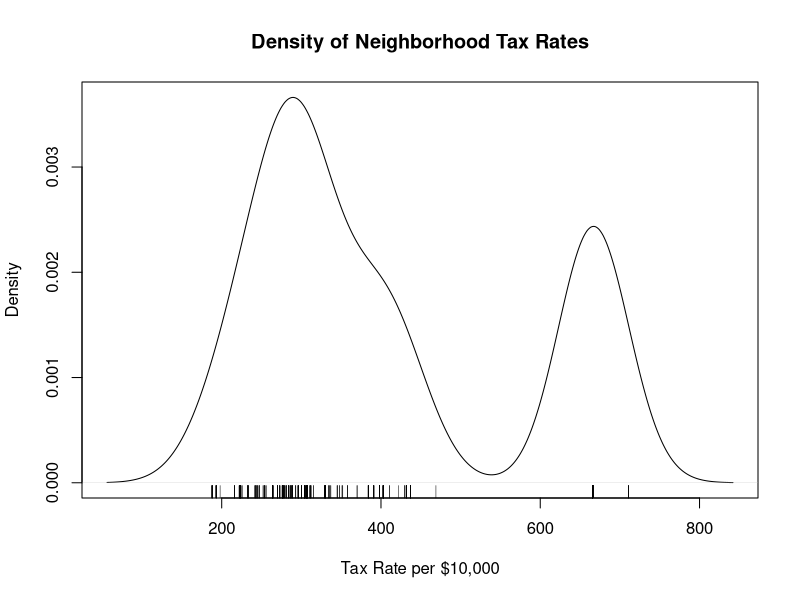
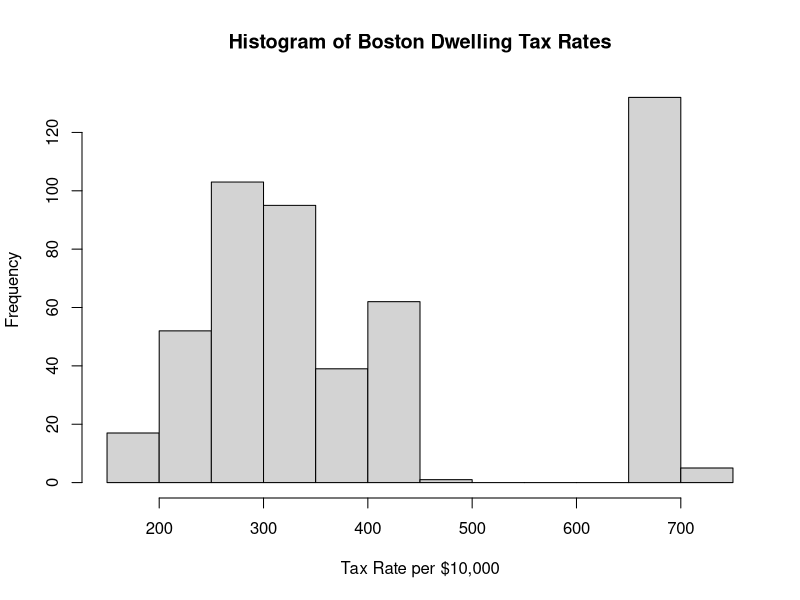
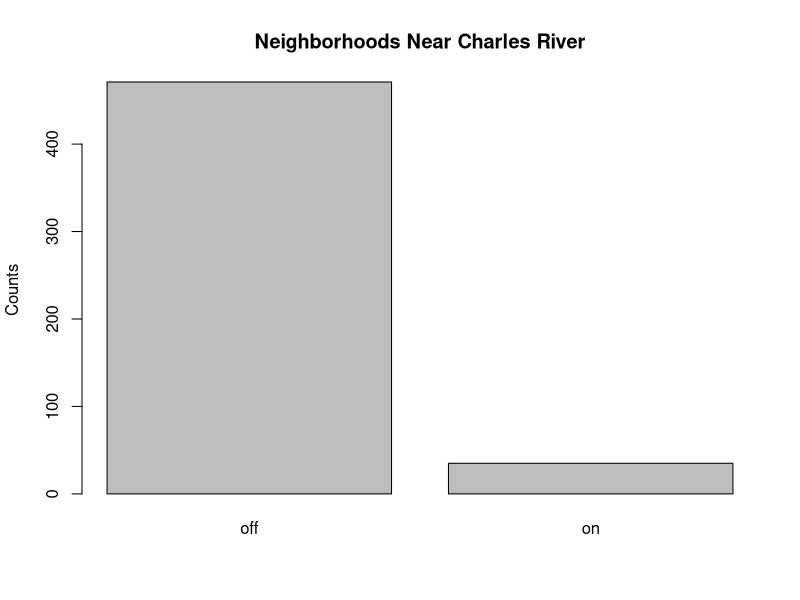
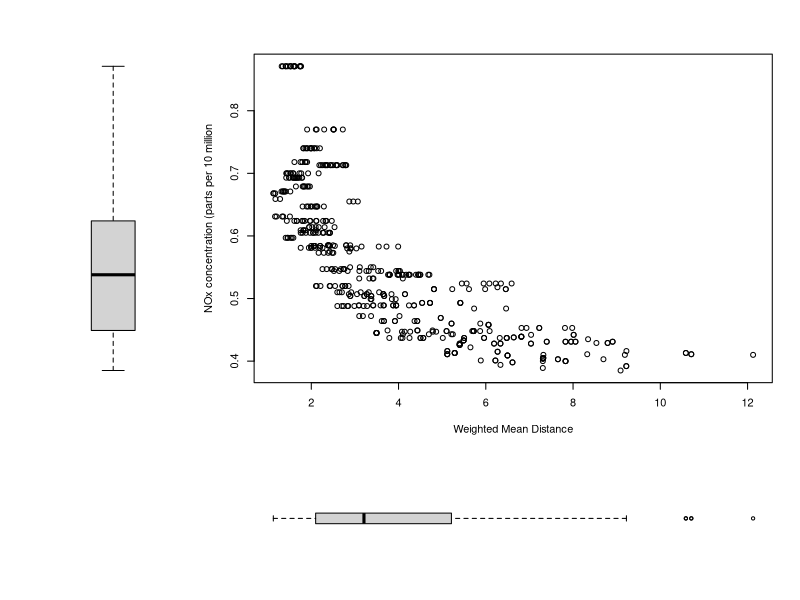
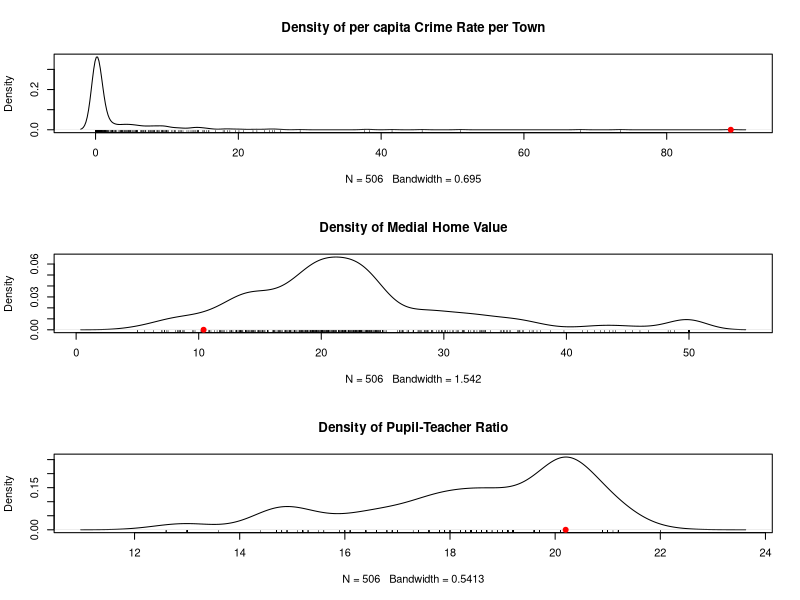

R code for these plots, in order:
## ---- chunk 1
require("MASS")
## ---- chunk 2
bos <- Boston
bos$chas <- factor(bos$chas, levels = c("0", "1"), labels = c("off", "on"))
## ---- chunk 3
str(bos)
## ---- chunk 4
plot(density(bos$tax),
     main = "Density of Neighborhood Tax Rates",
     xlab = "Tax Rate per $10,000")
rug(bos$tax)
## ---- chunk 5
hist(bos$tax, 
     main = "Histogram of Boston Dwelling Tax Rates",
     xlab = "Tax Rate per $10,000")
## ---- chunk 6
tax.table <- table(bos$tax)
tax.table[names(tax.table) > 600]
## ---- chunk 7
barplot(table(bos$chas),
        main = "Neighborhoods Near Charles River",
        ylab = "Counts")
## ---- chunk 8
table(bos$chas)
## ---- chunk 9
m <- matrix(data = c(2, 1, 1, 1, 2, 1, 1, 1, 2, 1, 1, 1, 0, 3, 3, 3),
           nrow = 4,
           ncol = 4,
           byrow = TRUE)
layout(m)
plot(x = bos$dis, y = bos$nox,
     xlab = "Weighted Mean Distance",
     ylab = "NOx concentration (parts per 10 million")
boxplot(bos$nox, frame = FALSE, axes = FALSE)
boxplot(bos$dis, horizontal = TRUE, frame = FALSE, axes = FALSE)
layout(1)
## ---- chunk 10
bos[which.max(bos$crim), ]
par(mfrow = c(3,1))
plot(density(bos$crim), main = "Density of per capita Crime Rate per Town")
rug(bos$crim)
points(bos$crim[which.max(bos$crim)], 0, col = "red", pch = 19)
plot(density(bos$medv), main = "Density of Medial Home Value")
rug(bos$medv)
points(bos$medv[which.max(bos$crim)], 0, col = "red", pch = 19)
plot(density(bos$ptratio), main = "Density of Pupil-Teacher Ratio")
rug(bos$ptratio)
points(bos$ptratio[which.max(bos$crim)], 0, col = "red", pch = 19)
